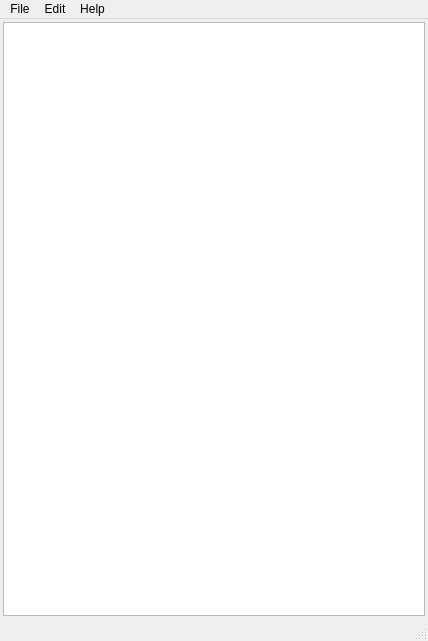
<?xml version="1.0" encoding="UTF-8"?>
<ui version="4.0">
 <class>MainWindow</class>
 <widget class="QMainWindow" name="MainWindow">
  <property name="geometry">
   <rect>
    <x>0</x>
    <y>0</y>
    <width>428</width>
    <height>641</height>
   </rect>
  </property>
  <property name="minimumSize">
   <size>
    <width>295</width>
    <height>340</height>
   </size>
  </property>
  <property name="windowTitle">
   <string>MainWindow</string>
  </property>
  <widget class="QWidget" name="centralwidget">
   <property name="sizePolicy">
    <sizepolicy hsizetype="Maximum" vsizetype="Maximum">
     <horstretch>1</horstretch>
     <verstretch>1</verstretch>
    </sizepolicy>
   </property>
   <layout class="QGridLayout" name="gridLayout">
    <property name="leftMargin">
     <number>3</number>
    </property>
    <property name="topMargin">
     <number>3</number>
    </property>
    <property name="rightMargin">
     <number>3</number>
    </property>
    <property name="bottomMargin">
     <number>3</number>
    </property>
    <property name="horizontalSpacing">
     <number>1</number>
    </property>
    <property name="verticalSpacing">
     <number>3</number>
    </property>
    <item row="0" column="1">
     <widget class="pboman3::TreeWidget" name="treeWidget">
      <property name="dragEnabled">
       <bool>true</bool>
      </property>
      <property name="dragDropOverwriteMode">
       <bool>false</bool>
      </property>
      <property name="dragDropMode">
       <enum>QAbstractItemView::NoDragDrop</enum>
      </property>
      <property name="defaultDropAction">
       <enum>Qt::IgnoreAction</enum>
      </property>
      <property name="selectionMode">
       <enum>QAbstractItemView::ExtendedSelection</enum>
      </property>
      <property name="rootIsDecorated">
       <bool>true</bool>
      </property>
      <property name="sortingEnabled">
       <bool>false</bool>
      </property>
      <property name="animated">
       <bool>false</bool>
      </property>
      <property name="headerHidden">
       <bool>true</bool>
      </property>
      <property name="expandsOnDoubleClick">
       <bool>false</bool>
      </property>
      <property name="columnCount">
       <number>1</number>
      </property>
      <attribute name="headerVisible">
       <bool>false</bool>
      </attribute>
      <column>
       <property name="text">
        <string notr="true">1</string>
       </property>
      </column>
     </widget>
    </item>
   </layout>
  </widget>
  <widget class="QMenuBar" name="menubar">
   <property name="geometry">
    <rect>
     <x>0</x>
     <y>0</y>
     <width>428</width>
     <height>22</height>
    </rect>
   </property>
   <widget class="QMenu" name="menuFile">
    <property name="title">
     <string>File</string>
    </property>
    <addaction name="actionFileOpen"/>
    <addaction name="actionFileSave"/>
    <addaction name="actionFileSaveAs"/>
    <addaction name="actionFileClose"/>
    <addaction name="separator"/>
    <addaction name="actionFileExit"/>
   </widget>
   <widget class="QMenu" name="menuHelp">
    <property name="title">
     <string>Help</string>
    </property>
    <addaction name="actionHelpAbout"/>
   </widget>
   <widget class="QMenu" name="menuEdit">
    <property name="title">
     <string>Edit</string>
    </property>
    <addaction name="actionSelectionOpen"/>
    <addaction name="separator"/>
    <addaction name="actionSelectionRename"/>
    <addaction name="separator"/>
    <addaction name="actionSelectionCut"/>
    <addaction name="actionSelectionCopy"/>
    <addaction name="actionSelectionPaste"/>
    <addaction name="separator"/>
    <addaction name="actionSelectionDelete"/>
   </widget>
   <addaction name="menuFile"/>
   <addaction name="menuEdit"/>
   <addaction name="menuHelp"/>
  </widget>
  <widget class="QStatusBar" name="statusBar"/>
  <action name="actionFileOpen">
   <property name="text">
    <string>Open..</string>
   </property>
   <property name="shortcut">
    <string>Ctrl+O</string>
   </property>
  </action>
  <action name="actionFileSave">
   <property name="enabled">
    <bool>false</bool>
   </property>
   <property name="text">
    <string>Save</string>
   </property>
   <property name="shortcut">
    <string>Ctrl+S</string>
   </property>
  </action>
  <action name="actionFileSaveAs">
   <property name="enabled">
    <bool>false</bool>
   </property>
   <property name="text">
    <string>Save as..</string>
   </property>
   <property name="shortcut">
    <string>Ctrl+Shift+S</string>
   </property>
  </action>
  <action name="actionFileExit">
   <property name="text">
    <string>Exit</string>
   </property>
  </action>
  <action name="actionHelpAbout">
   <property name="text">
    <string>About</string>
   </property>
  </action>
  <action name="actionSelectionOpen">
   <property name="enabled">
    <bool>false</bool>
   </property>
   <property name="text">
    <string>Open</string>
   </property>
   <property name="shortcut">
    <string>Return, Enter</string>
   </property>
  </action>
  <action name="actionSelectionCopy">
   <property name="enabled">
    <bool>false</bool>
   </property>
   <property name="text">
    <string>Copy</string>
   </property>
   <property name="shortcut">
    <string>Ctrl+C</string>
   </property>
  </action>
  <action name="actionSelectionCut">
   <property name="enabled">
    <bool>false</bool>
   </property>
   <property name="text">
    <string>Cut</string>
   </property>
   <property name="shortcut">
    <string>Ctrl+X</string>
   </property>
  </action>
  <action name="actionSelectionDelete">
   <property name="enabled">
    <bool>false</bool>
   </property>
   <property name="text">
    <string>Delete</string>
   </property>
   <property name="shortcut">
    <string>Del</string>
   </property>
  </action>
  <action name="actionSelectionRename">
   <property name="enabled">
    <bool>false</bool>
   </property>
   <property name="text">
    <string>Rename</string>
   </property>
   <property name="shortcut">
    <string>F2</string>
   </property>
  </action>
  <action name="actionSelectionPaste">
   <property name="enabled">
    <bool>false</bool>
   </property>
   <property name="text">
    <string>Paste</string>
   </property>
   <property name="shortcut">
    <string>Ctrl+V</string>
   </property>
  </action>
  <action name="actionFileClose">
   <property name="enabled">
    <bool>false</bool>
   </property>
   <property name="text">
    <string>Close</string>
   </property>
   <property name="shortcut">
    <string>Ctrl+W</string>
   </property>
  </action>
 </widget>
 <customwidgets>
  <customwidget>
   <class>pboman3::TreeWidget</class>
   <extends>QTreeWidget</extends>
   <header>treewidget/treewidget.h</header>
  </customwidget>
 </customwidgets>
 <resources/>
 <connections/>
</ui>
